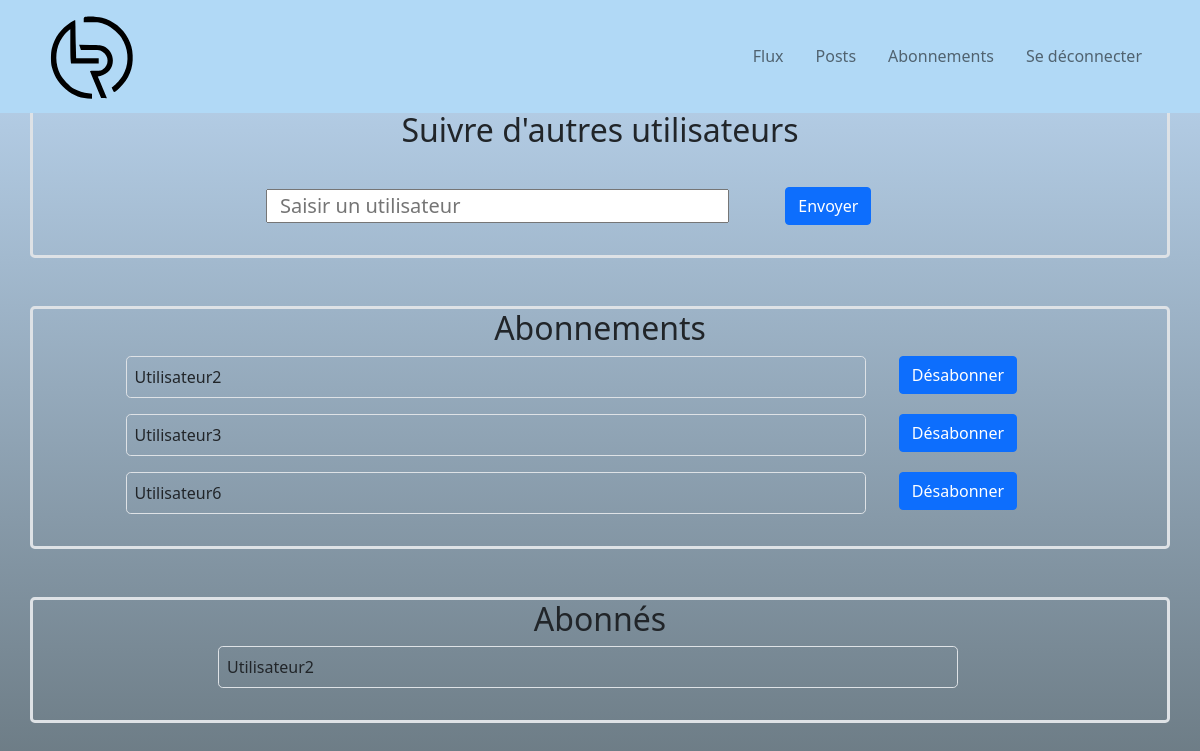
The page /ticket/follow/ (signed in) on the database its author committed.
### ticket/models.py (models this page shows, shortened)
class UserFollows(models.Model):
    user = models.ForeignKey(
        to=settings.AUTH_USER_MODEL,
        on_delete=models.CASCADE,
        related_name="following"
        )
    followed_user = models.ForeignKey(
        to=settings.AUTH_USER_MODEL,
        on_delete=models.CASCADE,
        related_name="followed_by")
    class Meta:
        unique_together = ('user', 'followed_user',)

### authentication/models.py (models this page shows, shortened)
class CustomeUser(AbstractBaseUser):
    username = models.CharField(
        unique=True,
        max_length=128,
        blank=False,
        verbose_name="Nom d'utilisateur"
    )
    follows = models.ManyToManyField(
        'self',
        symmetrical=False,
        verbose_name='suivi',
        blank=True,
    )
    is_active = models.BooleanField(default=True)
    is_staff = models.BooleanField(default=False)
    is_admin = models.BooleanField(default=False)
    USERNAME_FIELD = "username"
    objects = MyUserManager()

### ticket/views.py (the view)
# urls.py: path('follow/', views.followers, name='followers'),
@login_required
def followers(request):
    users_following = UserFollows.objects.filter(user_id=request.user)
    users_by_follow = UserFollows.objects.filter(followed_user=request.user)
    error_message = ""
    if request.method == 'POST':
        form = FollowUserForm(request.POST)
        try:
            if form.is_valid():
                user = form.save(commit=False)
                user.user = request.user
                user.save()
                return redirect('followers')
        except ObjectDoesNotExist:
            error_message = "L'utilsateur n'est pas connu"
        except IntegrityError:
            error_message = "Cet utilsateur fait déja parti de vos abonnés"
    else:
        form = FollowUserForm(request.POST)
    return render(request, "ticket/follows.html", locals())

### ticket/forms.py (shortened to what this page needs)
class FollowUserForm(forms.ModelForm):
    followed_user = forms.CharField(
        max_length=128,
        widget=forms.TextInput(
            attrs={"placeholder": "Saisir un utilisateur"})
            )
    class Meta:
        model = UserFollows
        fields = ['followed_user', ]

### ticket/templates/ticket/follows.html (shortened to what this page needs)
{% extends 'base.html' %}
{% load django_bootstrap5 %}
{% block content %}
    <div class="container">
        <div class="row text-center mt-5 border border-3 rounded-3">
            <div>
                <h2>Suivre d'autres utilisateurs</h2>
            </div>
            <div class="col-xs-12 col-md-2"></div>
            <div class="col-xs-12 col-md-7">
                <form method="post">
                    <div class="row align-items-center">
                        <div class="col-10">
                            <div class="row m-3  p-3 follow">
                                {% for field in form %}
                                {{ field }}
                                {% endfor %}
                            </div>
                        </div>
                        <div class="col-2">
                            {% bootstrap_button "Envoyer" button_type="submit" button_class="btn-primary mt-3 mb-3" %}
                        </div>
                    </div>
                </form>
            </div>
        </div>
        <div class="row mt-5 border border-3 rounded-3">
            <div class="text-center">
                <h2>Abonnements</h2>
            </div>
            <div class="row mb-3">
                <div>
                    <div class="row">
                        {% for item in users_following %}
                            <div class="col-1"></div>
                            <div class="col-8 border border-1 rounded-3 p-2 mb-3">
                                {{ item.followed_user}}
                            </div>
                            <div class="col-2 text-center">
                                <a class="btn btn-primary" href="{% url 'unfollow' item.id %}">Désabonner</a>
                            </div>
                            <div class="col-1"></div>
                        {% endfor %}
                    </div>
                </div>
            </div>
        </div>
        <div class="row mt-5 border border-3 rounded-3">
            <div class="text-center">
                <h2>Abonnés</h2>
            </div>
            <div class="row mb-3">
                {% for item in users_by_follow %}
                    <div class="col-2"></div>
                    <div class="col-8 border border-1 rounded-3 p-2 mb-3">
                        {{ item.user }}
                    </div>
                    <div class="col-2"></div>
                {% endfor %}
            </div>
        </div>
    </div>
{% endblock %}

### static/styles.css (style rules this page uses)
* { padding: 0; margin: 0; }
body { padding-top: 5%; background: linear-gradient(0deg, #5d6a70 0%, #bed9f4 100%); }
.follow { font-size: 20px; }

### rows shown on the page
UserFollows: followed_user "Utilisateur2"
UserFollows: followed_user "Utilisateur3"
UserFollows: followed_user "Utilisateur6"
UserFollows: user "Utilisateur2"
